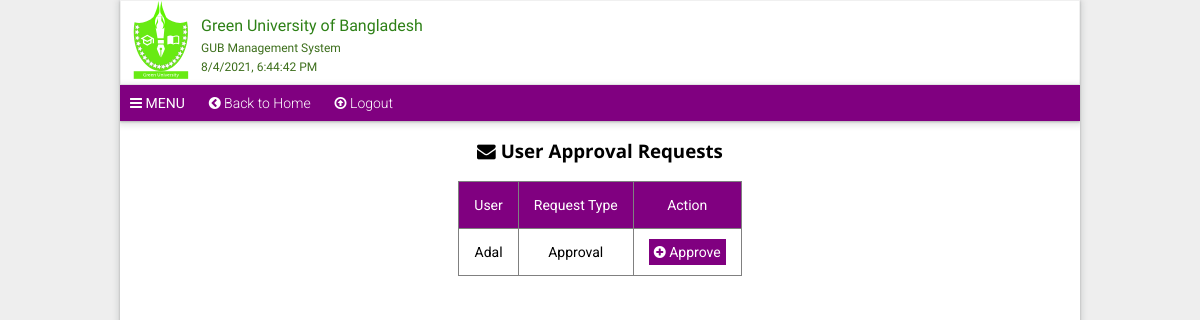
The app's page /views/admin-request.php (signed in), older data.
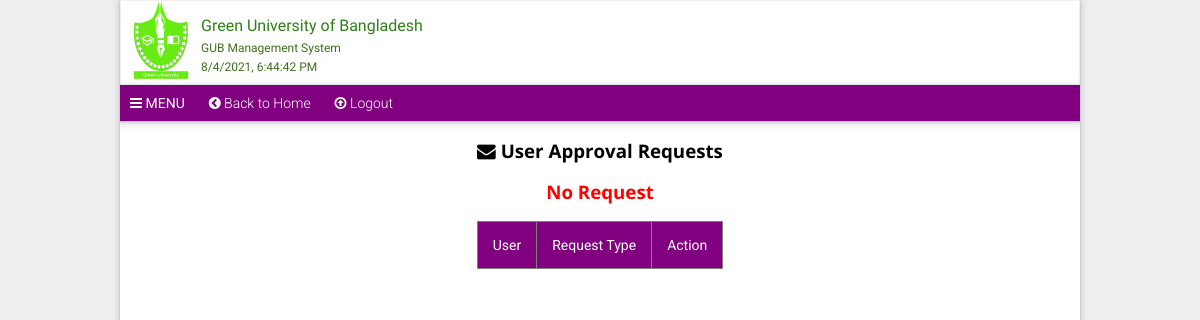
The same page, newer data.
### tables this page shows
CREATE TABLE `users` (
  `id` int(11) NOT NULL AUTO_INCREMENT,
  `username` varchar(50) NOT NULL,
  `password` varchar(255) NOT NULL,
  `joined` datetime DEFAULT current_timestamp(),
  `role` varchar(15) NOT NULL DEFAULT 'user',
  `status` varchar(15) NOT NULL DEFAULT 'pending',
  PRIMARY KEY (`id`) USING BTREE,
  UNIQUE KEY `username` (`username`) USING BTREE
);

### views/admin-request.php (the view, shortened to what this page needs)
<!DOCTYPE html>
<html lang="en">
	<head>
		<link rel="stylesheet" href="normalize.min.css">
		<link rel="stylesheet" href="https://cdnjs.cloudflare.com/ajax/libs/font-awesome/4.7.0/css/font-awesome.css" />
	</head>
	<body>
		<div class="container" id="style-1">
			<div class="header">
				<header class="head-section">
					<div class="logo"><img src="img/logo.svg" alt="logo" width="80px" height="auto" /></div>
					<h1 class="hTitle">Green University of Bangladesh <br><sub class="sub"> <i>GUB Management System</i> </sub></h1>
				</header>
			</div>
			<div class="navbar">
				<a id="menu" href="#" style="font-weight: normal"><i class="fa fa-bars"></i> MENU</a>
				<a href="admin-home.php"><i class="fa fa-chevron-circle-left"></i> Back to Home</a>
				<a href="logout.php"><i class="fa fa-arrow-circle-o-up"></i> Logout</a>
			</div>
		    <div style="overflow-x: auto;">
		    	<h3 style="text-align: center;"><i class="fa fa-envelope"></i> User Approval Requests</h3>
		    	<table border="1">
		    		<tr style="background-color: purple;"> <td> User </td> <td>Request Type </td>   <td>Action</td> </tr>
		    	    <?php
                     require_once("core/dbm.php");
                     $result = $mysqli->query("SELECT * FROM `users` WHERE `status`='pending'");
                     while($row = $result->fetch_assoc()){
                     	echo '<tr>';
                     	  echo '<td style="text-align:center">' . $row['username'] .        '</td>';
                     	  echo '<td style="text-align:center"> Approval      </td>';
                     	  echo '<td >' . '<a style="background-color: purple; text-decoration:none ;color: #fff; padding:5px;";  href="admin-approve-user-q.php?username=' . $row['username'] . ' "  "> <i class="fa fa-plus-circle"></i> Approve</a>' . '</td>';
                     	echo '</tr>';
                     }
                     if($result->num_rows == 0) {
                     	echo '<h3 style="text-align:center; color: red"> No Request </h3>';
                     }
                     ?>
		    	</table>
		    </div>
		</div>
	</body>
</html>

Row changes from the older to the newer data that the page shows:
no longer on this page (row edited): users: username "Adal"
Text that changed along with them:
text now shown: "No Request"
